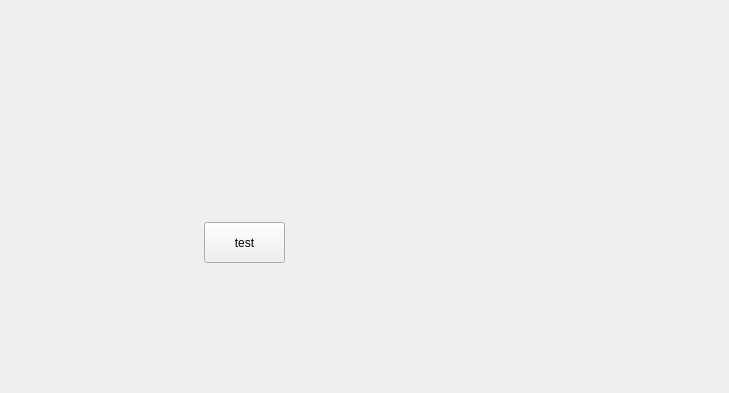
<?xml version="1.0" encoding="UTF-8"?>
<ui version="4.0">
 <class>MainWindow</class>
 <widget class="QMainWindow" name="MainWindow">
  <property name="geometry">
   <rect>
    <x>0</x>
    <y>0</y>
    <width>729</width>
    <height>393</height>
   </rect>
  </property>
  <property name="windowTitle">
   <string>MainWindow</string>
  </property>
  <widget class="QWidget" name="centralwidget">
   <widget class="QPushButton" name="pushButton">
    <property name="geometry">
     <rect>
      <x>204</x>
      <y>222</y>
      <width>81</width>
      <height>41</height>
     </rect>
    </property>
    <property name="text">
     <string>test</string>
    </property>
   </widget>
  </widget>
 </widget>
 <resources/>
 <connections/>
</ui>
